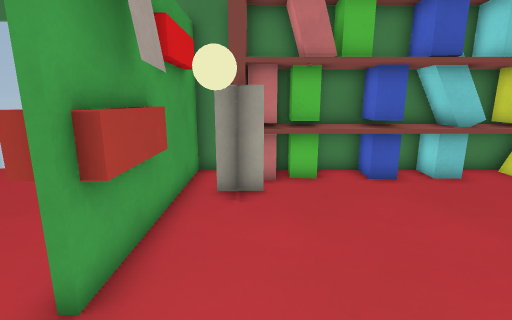
[1] (above)

16 first-person views from a walk through a 3-D level made in the Godot game engine. The camera is 1.4 m above the floor, tilts 12° down and sees 85° across. The floor is counted in squares, 0.5 m on a side. Each view is taken from the middle of a square. On the plan, view 1 faces up. The plan holds only what a view shows up to about 19 squares ahead; the rest is blank. The place goes on beyond the plan. Surface patterns are stand-ins for the level's own textures.

[2]
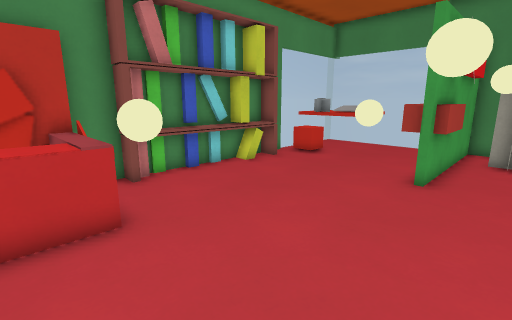

[3]
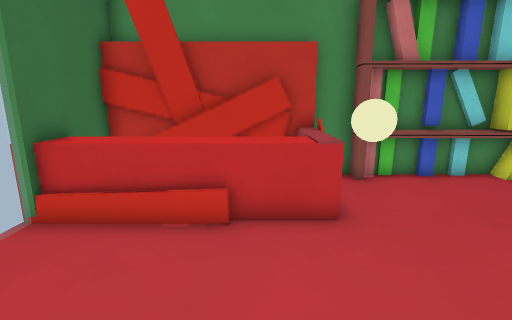

[4]
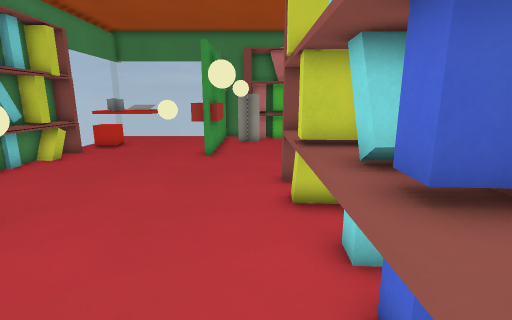

[5]
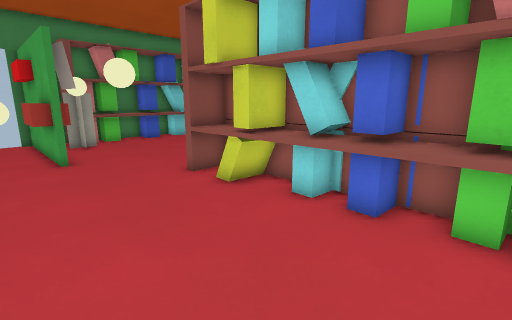

[6]
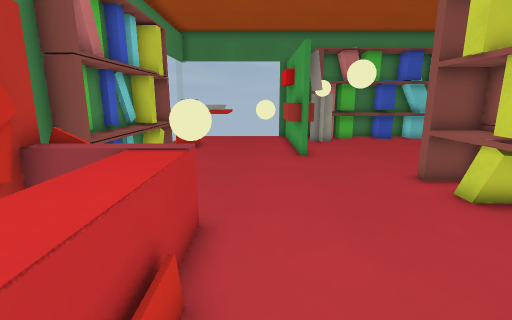

[7]
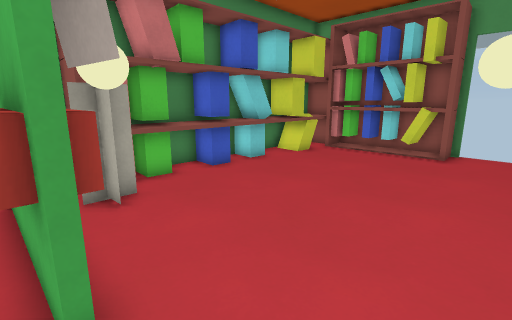

[8]
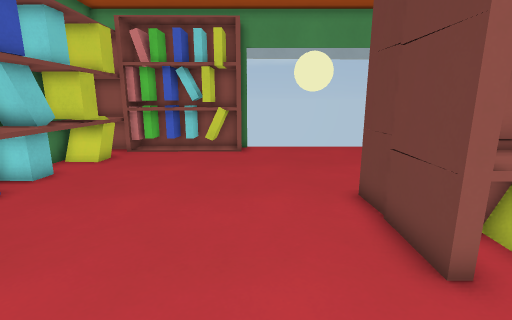

[9]
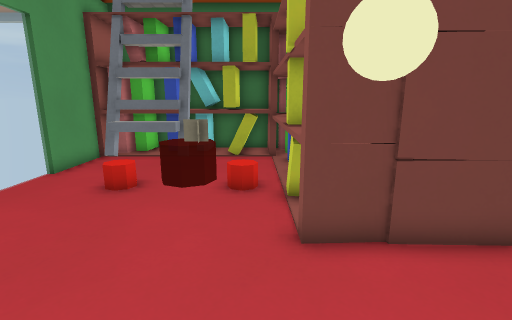

[10]
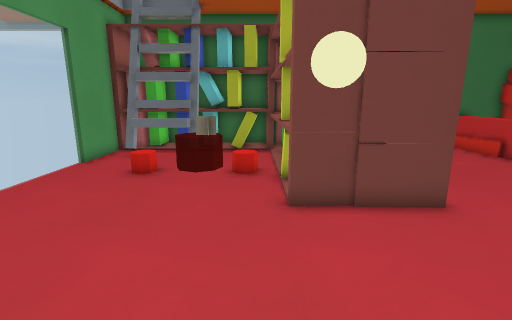

[11]
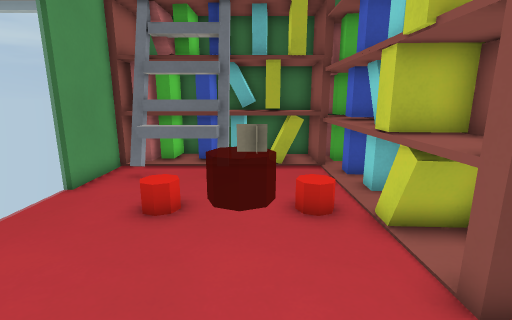

[12]
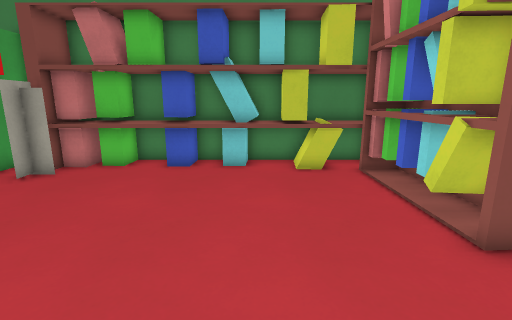

[13]
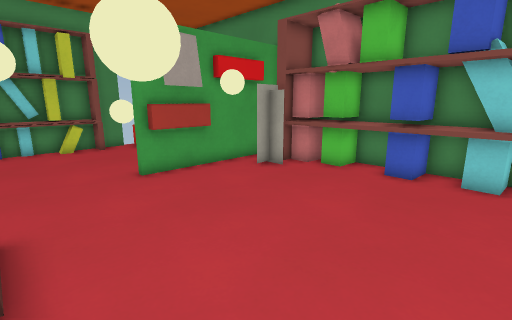

[14]
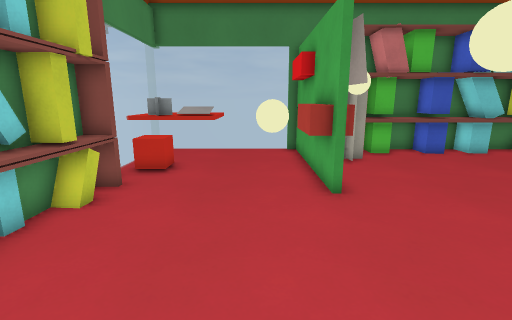

[15]
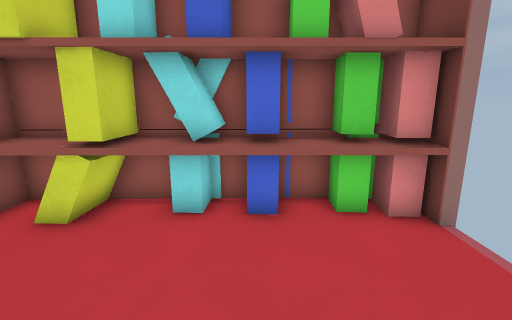

[16]
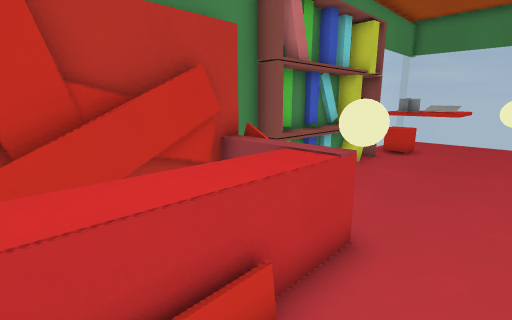

### Floor plan
Key: @ floor where view 1 was taken; # wall or solid block; . floor; = window, fence, low wall or low ledge; ^ raised ledge; T thing the floor can be seen under or through; O other object.
Columns run from 11 left of view 1 to 14 right of it. Each row starts with its distance up from view 1.
 11     ^   #   ##^########^#
 10     ^...# ####^^#^###^=^^
  9   ^O#...# #=^^^.=^==##=^##
  8 #^^O#...####...........###
  7 #^^.....####...........##
  6 #^^.....^##............##
  5 #.......^#.............###
  4 ##....##^#.............^^#
  3 ^^....##...............###
  2 ##.......................
  1 ##...... ......TT........
  0 ##........#@...TT........
 -1 #^..... ....TTTTT........
 -2 #^..........^^# ^........
 -3 ##..........^^#^^........
 -4 #...##......#=###........
 -5 ##^^^^......^=###O.^^OO..
 -6  ##.^^......^###^.=^^....
 -7  ##.^^......^###^.. =....#
 -8   #.^^......=^##^....^^^.#
 -9   #.^^......^^##^...######
-10   #.^^......^^###^#^^##
-11   #.^^......^####^####
-12   ####      ### #^##

Positions as (right, up) in squares from view 1, and headings:
1: (0, 0), facing up
2: (0, -7), facing up-left
3: (0, -7), facing left
4: (0, -11), facing up
5: (-5, -11), facing up-right
6: (-5, -11), facing up
7: (-3, 0), facing up-right
8: (-3, 2), facing right
9: (6, 4), facing down
10: (6, 6), facing down
11: (8, 2), facing down
12: (8, -2), facing up
13: (8, -1), facing up-left
14: (-5, -5), facing up
15: (-5, -8), facing right
16: (-4, -10), facing up-left
